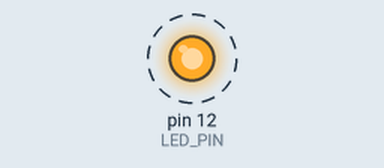
Bench run of a sketch on a simulated Arduino Uno, built with avr-gcc and run on an emulated ATmega328P. Shown: output pins drawn as LEDs (lit = HIGH). Dashed ring = blinking.

Above: at 0.2 s.
Timing chart, 0 to 3.0 s (numbered marks = the images above):
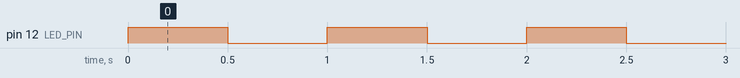

The sketch:

project_5.ino
```cpp
// Project 5 - Set LED Blink Rate from Serial Monitor

#define LED_PIN 12

int blink_delay = 500;
int led_state = LOW;

void setup() {
  Serial.begin(115200);
  Serial.setTimeout(10);

  pinMode(LED_PIN, OUTPUT);
}


void loop() {
  if (Serial.available() > 0){
    int data = Serial.parseInt();

    if (100 <= data && data <= 1000){
      blink_delay = data;
    }

  }

  if (led_state == LOW){
    led_state = HIGH;
  } else {
    led_state = LOW;
  }

  digitalWrite(LED_PIN, led_state);
  delay(blink_delay);

}

//Timing Problem:
//  when blink_delay is very large (i.e. 4000ms),
//  delay(blink_delay) will pause the program very long causing
//  blink_delay won't be updated until the end of delay.

//  Thus, unable to read the data as soon as it arrives
//  i.e. Arduino is single threading

//  will solve this in next project
```

Measured:
- by itself, pin 12 (LED_PIN): alternates HIGH for 0.50 s and LOW for 0.50 s
